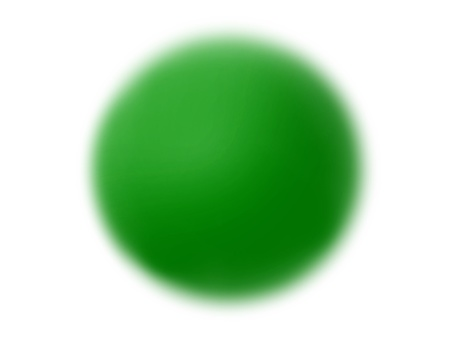
//> input picture OpenCV_example_circleDetect/sample.jpg, 453 x 340 px
$ ./main   (built with g++ and OpenCV 4)
//> lines starting //> are read from the running program, lines starting //| are printed output that depends on the picture; after the words box and inside, x2 and y2 are one past the last pixel; in counts of white or black regions, pixels touching at a corner belong together
#include <iostream>
#include <string>
#include <opencv2/opencv.hpp>

enum hsvRange {
    minHue = 45,
    maxHue = 75,
    minSat = 0,
    maxSat = 255,
    minVal = 0,
    maxVal = 255
};

const std::string strErrMsg_imgFileLoadFailed = "[Error] Image file loading failed!";
const std::string strMsg_noDetection = "Cannot find circle from image!";
const std::string strWindowTitle_source = "Source Image";
const std::string strWindowTitle_binaryImage = "Binary Image";
const std::string strWindowTitle_edgeImage = "Edge Detect Result";

int main() {
    std::vector<cv::Vec3f> circlesData;
    cv::Mat imgMat_source;
    cv::Mat imgMat_colorModelConversion;
    cv::Mat imgMat_binaryImage;
    cv::Mat imgMat_edgeImage;
    cv::namedWindow(strWindowTitle_source, cv::WINDOW_AUTOSIZE);
    cv::namedWindow(strWindowTitle_binaryImage, cv::WINDOW_AUTOSIZE);
    cv::namedWindow(strWindowTitle_edgeImage, cv::WINDOW_AUTOSIZE);

    imgMat_source = cv::imread("sample.jpg", cv::IMREAD_COLOR);
//> imgMat_source is the input picture: 340 rows x 453 cols, CV_8UC3; mean B, G, R 173.7, 214.6, 173.9
    if ( imgMat_source.empty() ) {
        std::cout << strErrMsg_imgFileLoadFailed << std::endl;
        return -1;
    } else {
        // init sub matrix from loaded image data size
        imgMat_colorModelConversion.create(cv::Size(imgMat_source.cols, imgMat_source.rows), CV_8UC3);
        imgMat_binaryImage.create(cv::Size(imgMat_source.cols, imgMat_source.rows), CV_8UC1);
        imgMat_edgeImage.create(cv::Size(imgMat_source.cols, imgMat_source.rows), CV_8UC1);

        // color model conversion
        cv::cvtColor(imgMat_source, imgMat_colorModelConversion, CV_BGR2HSV);
//> imgMat_colorModelConversion: 340 rows x 453 cols, CV_8UC3; mean H, S, V 27.4, 72.7, 214.6

        // simplify to binary image from hsvType image
        cv::inRange(imgMat_colorModelConversion,
                    cv::Scalar(hsvRange::minHue, hsvRange::minSat, hsvRange::minVal),
                    cv::Scalar(hsvRange::maxHue, hsvRange::maxSat, hsvRange::maxVal),
                    imgMat_binaryImage);
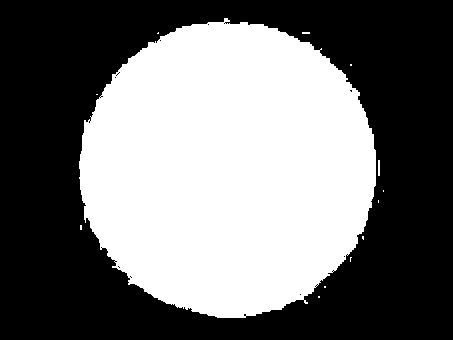
//> imgMat_binaryImage: 340 rows x 453 cols, CV_8UC1; 44.8% white; 13 white regions (11 under 20 px), largest, box (x1, y1, x2, y2) and area: (79, 18, 376, 318) 68896, (378, 160, 380, 176) 32

        // filter
        cv::erode(imgMat_binaryImage,
                  imgMat_binaryImage,
                  cv::getStructuringElement(cv::MORPH_ELLIPSE, cv::Size(1,1)));
		cv::dilate(imgMat_binaryImage,
                   imgMat_binaryImage,
                   cv::getStructuringElement(cv::MORPH_ELLIPSE, cv::Size(1,1)));
		cv::dilate(imgMat_binaryImage,
                   imgMat_binaryImage,
                   cv::getStructuringElement(cv::MORPH_ELLIPSE, cv::Size(1,1)));
		cv::erode(imgMat_binaryImage,
                  imgMat_binaryImage,
                  cv::getStructuringElement(cv::MORPH_ELLIPSE, cv::Size(1,1)));
		cv::GaussianBlur(imgMat_binaryImage, imgMat_binaryImage, cv::Size(5, 5), 2, 2);
		cv::threshold(imgMat_binaryImage, imgMat_binaryImage, 127, 255, CV_THRESH_BINARY);
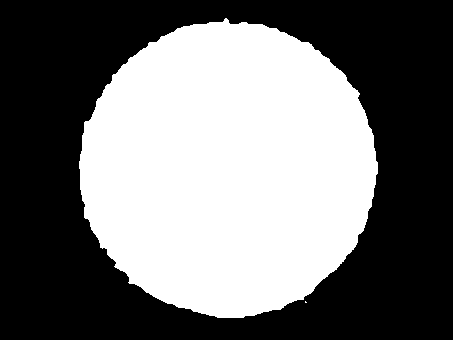
//> imgMat_binaryImage: 340 rows x 453 cols, CV_8UC1; 44.7% white; 2 white regions (1 under 20 px), largest, box (x1, y1, x2, y2) and area: (79, 18, 378, 318) 68917

		// Edge Detection
		cv::Canny(imgMat_binaryImage, imgMat_edgeImage, 400, 800);
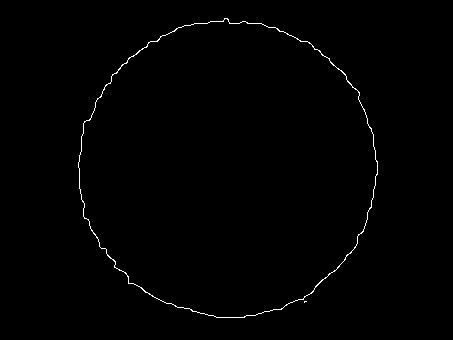
//> imgMat_edgeImage: 340 rows x 453 cols, CV_8UC1; 0.66% white in thin lines or dots, all inside (x1, y1, x2, y2) = (78, 18, 378, 318)

		// fit circle from edge detected image
		cv::HoughCircles(imgMat_edgeImage,
                         circlesData,
                         CV_HOUGH_GRADIENT,
                         2,
                         imgMat_edgeImage.rows/4,
                         100,
                         80,
                         75,
                         0
                         );
//> circlesData = 1 circle (x, y, radius): [217, 173, 139]
        if ( circlesData.size() != 0 ) {
            for ( int iter = 0; iter < circlesData.size(); iter++ ) {
                cv::circle(imgMat_source,
                           cv::Point((int)circlesData[iter][0], (int)circlesData[iter][1]),
                           (int)circlesData[iter][2],
                           cv::Scalar(0, 0, 255),
                           2);
            }
//> this loop made 1 pass
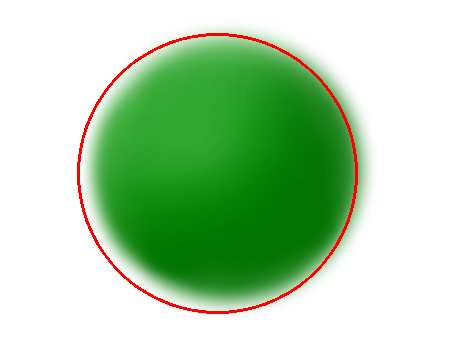
//> imgMat_source: 340 rows x 453 cols, CV_8UC3; 1.64% of pixels changed, all inside (x1, y1, x2, y2) = (77, 33, 358, 314)
        } else {
            cv::putText(imgMat_source,
                        strMsg_noDetection,
                        cv::Point(15, 15),
                        1,
                        1.5,
                        cv::Scalar(0, 0, 255),
                        1);
        }
        cv::imshow(strWindowTitle_source, imgMat_source);
        cv::imshow(strWindowTitle_binaryImage, imgMat_binaryImage);
        cv::imshow(strWindowTitle_edgeImage, imgMat_edgeImage);
        cv::waitKey();
    }
    return 0;
}
